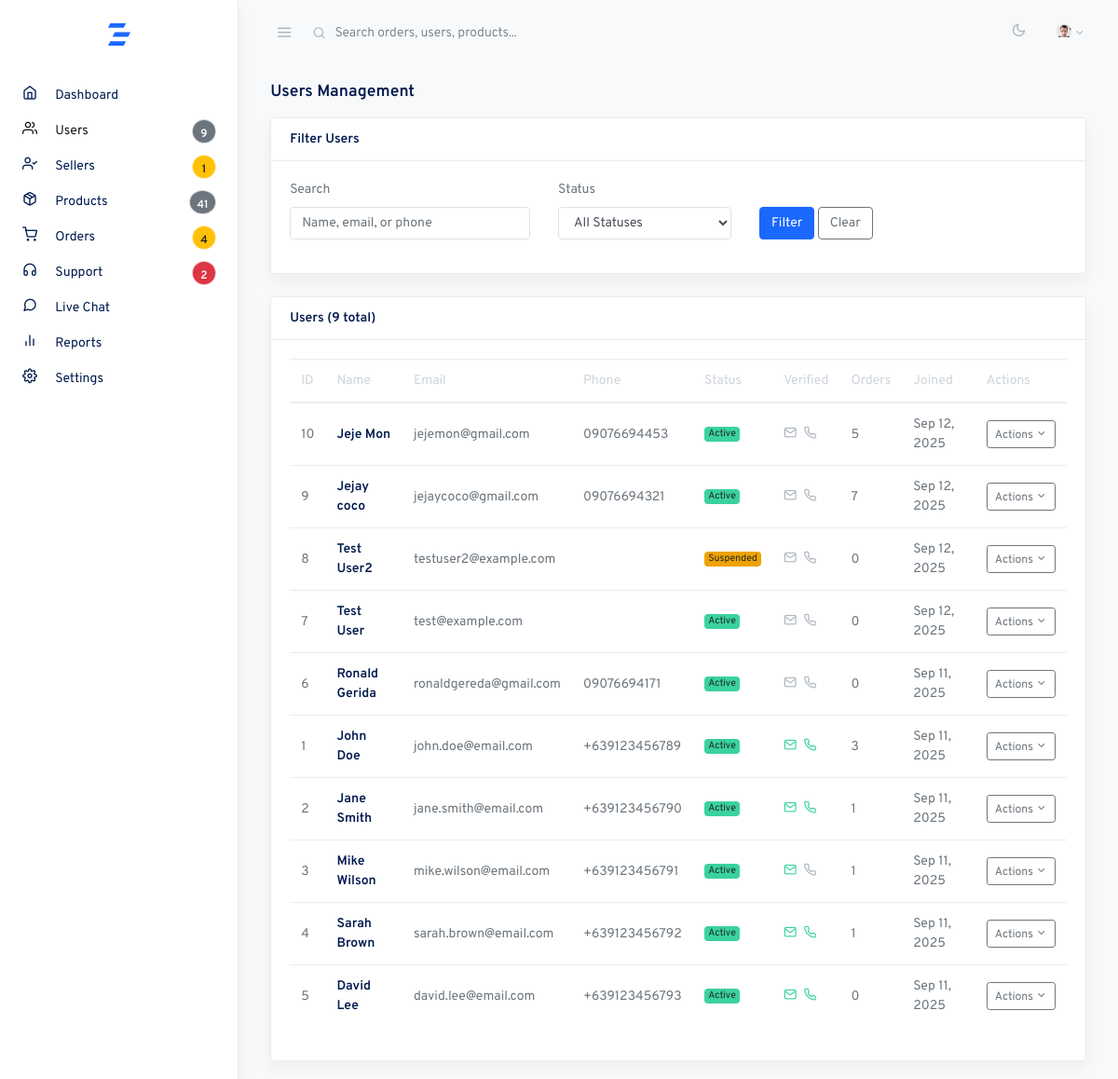
/admin/users.php (signed in), run on the app's committed database.
### tables this page shows
CREATE TABLE `users` (
  `id` bigint(20) NOT NULL,
  `email` varchar(255) NOT NULL,
  `password_hash` varchar(255) NOT NULL,
  `phone` varchar(20) DEFAULT NULL,
  `profile_image` varchar(255) DEFAULT NULL,
  `first_name` varchar(100) DEFAULT NULL,
  `last_name` varchar(100) DEFAULT NULL,
  `date_of_birth` date DEFAULT NULL,
  `gender` enum('male','female','other') DEFAULT NULL,
  `email_verified` tinyint(1) DEFAULT 0,
  `phone_verified` tinyint(1) DEFAULT 0,
  `status` enum('active','suspended','deleted') DEFAULT 'active',
  `created_at` timestamp NOT NULL DEFAULT current_timestamp(),
  `updated_at` timestamp NOT NULL DEFAULT current_timestamp() ON UPDATE current_timestamp(),
  `deleted_at` timestamp NULL DEFAULT NULL
);

### admin/users.php (the view, shortened to what this page needs)
<?php
require_once 'config/database.php';
$search = $_GET['search'] ?? '';
$page = max(1, (int)($_GET['page'] ?? 1));
$per_page = 20;
$offset = ($page - 1) * $per_page;
$where_conditions = [];
$params = [];
$where_clause = empty($where_conditions) ? '' : 'WHERE ' . implode(' AND ', $where_conditions);
try {
    $stmt = $pdo->prepare("
        SELECT id, email, phone, first_name, last_name, status, email_verified, phone_verified, created_at,
               (SELECT COUNT(*) FROM orders WHERE user_id = users.id) as total_orders
        FROM users
        $where_clause
        ORDER BY created_at DESC
        LIMIT $per_page OFFSET $offset
    ");
    $stmt->execute($params);
    $users = $stmt->fetchAll();
} catch (PDOException $e) {
    $error_message = 'Error fetching users data.';
    $users = [];
    $total_users = 0;
    $total_pages = 0;
}
include 'includes/layout_start.php';
?>
                        <div class="row align-items-center mb-2">
                            <div class="col">
                                <h2 class="h5 page-title">Users Management</h2>
                            </div>
                        </div>
                        <div class="card shadow mb-4">
                            <div class="card-header">
                                <strong class="card-title">Filter Users</strong>
                            </div>
                            <div class="card-body">
                                <form method="GET" action="">
                                    <div class="row">
                                        <div class="col-md-4">
                                            <div class="form-group">
                                                <label for="search">Search</label>
                                                <input type="text" class="form-control" id="search" name="search"
                                                       value="<?php echo htmlspecialchars($search); ?>"
                                                       placeholder="Name, email, or phone">
                                            </div>
                                        </div>
                                        <div class="col-md-3">
                                            <div class="form-group">
                                                <label for="status">Status</label>
                                                <select class="form-control" id="status" name="status">
                                                    <option value="">All Statuses</option>
                                                </select>
                                            </div>
                                        </div>
                                        <div class="col-md-3">
                                            <div class="form-group">
                                                <label>&nbsp;</label>
                                                <div>
                                                    <button type="submit" class="btn btn-primary">Filter</button>
                                                    <a href="users.php" class="btn btn-outline-secondary">Clear</a>
                                                </div>
                                            </div>
                                        </div>
                                    </div>
                                </form>
                            </div>
                        </div>
                        <div class="card shadow">
                            <div class="card-header">
                                <strong class="card-title">Users (<?php echo number_format($total_users); ?> total)</strong>
                            </div>
                            <div class="card-body">
                                <?php if (empty($users)): ?>
                                    <p class="text-muted text-center py-4">No users found.</p>
                                <?php else: ?>
                                    <div class="table-responsive">
                                        <table class="table table-hover">
                                            <thead>
                                                <tr>
                                                    <th>ID</th>
                                                    <th>Name</th>
                                                    <th>Email</th>
                                                    <th>Phone</th>
                                                    <th>Status</th>
                                                    <th>Verified</th>
                                                    <th>Orders</th>
                                                    <th>Joined</th>
                                                    <th>Actions</th>
                                                </tr>
                                            </thead>
                                            <tbody>
                                                <?php foreach ($users as $user): ?>
                                                    <tr>
                                                        <td><?php echo $user['id']; ?></td>
                                                        <td>
                                                            <strong><?php echo htmlspecialchars($user['first_name'] . ' ' . $user['last_name']); ?></strong>
                                                        </td>
                                                        <td><?php echo htmlspecialchars($user['email']); ?></td>
                                                        <td><?php echo htmlspecialchars($user['phone']); ?></td>
                                                        <td>
                                                            <span class="badge badge-<?php
                                                                echo $user['status'] === 'active' ? 'success' :
                                                                    ($user['status'] === 'suspended' ? 'warning' : 'danger');
                                                            ?>">
                                                                <?php echo ucfirst($user['status']); ?>
                                                            </span>
                                                        </td>
                                                        <td>
                                                            <?php if ($user['email_verified']): ?>
                                                                <i class="fe fe-mail text-success" title="Email verified"></i>
                                                            <?php else: ?>
                                                                <i class="fe fe-mail text-muted" title="Email not verified"></i>
                                                            <?php endif; ?>
                                                            <?php if ($user['phone_verified']): ?>
                                                                <i class="fe fe-phone text-success ml-1" title="Phone verified"></i>
                                                            <?php else: ?>
                                                                <i class="fe fe-phone text-muted ml-1" title="Phone not verified"></i>
                                                            <?php endif; ?>
                                                        </td>
                                                        <td><?php echo number_format($user['total_orders']); ?></td>
                                                        <td><?php echo date('M d, Y', strtotime($user['created_at'])); ?></td>
                                                        <td>
                                                            <div class="dropdown">
                                                                <button class="btn btn-sm btn-outline-secondary dropdown-toggle" type="button" data-toggle="dropdown">
                                                                    Actions
                                                                </button>
                                                            </div>
                                                        </td>
                                                    </tr>
                                                <?php endforeach; ?>
                                            </tbody>
                                        </table>
                                    </div>
                                <?php endif; ?>
                            </div>
                        </div>
<?php include 'includes/layout_end.php'; ?>

### admin/css/feather.css (style rules this page uses)
.fe { font-family: "feather" !important; speak: none; font-style: normal; font-weight: normal; font-variant: normal; text-transform: none; line-height: 1; -webkit-font-smoothing: antialiased; -moz-osx-font-smoothing: grayscale; }
.fe-mail:before { content: ""; }
.fe-phone:before { content: ""; }

### data on the page
users: id "10", first_name+last_name "Jeje Mon", email "jejemon@gmail.com", phone "09076694453", status "Active", email_verified 0 (drawn), phone_verified 0 (drawn), total_orders "5", created_at "Sep 12, 2025"
users: id "9", first_name+last_name "Jejay coco", email "jejaycoco@gmail.com", phone "09076694321", status "Active", email_verified 0 (drawn), phone_verified 0 (drawn), total_orders "7", created_at "Sep 12, 2025"
users: id "8", first_name+last_name "Test User2", email "testuser2@example.com", status "Suspended", email_verified 0 (drawn), phone_verified 0 (drawn), total_orders "0", created_at "Sep 12, 2025"
users: id "7", first_name+last_name "Test User", email "test@example.com", status "Active", email_verified 0 (drawn), phone_verified 0 (drawn), total_orders "0", created_at "Sep 12, 2025"
users: id "6", first_name+last_name "Ronald Gerida", email "ronaldgereda@gmail.com", phone "09076694171", status "Active", email_verified 0 (drawn), phone_verified 0 (drawn), total_orders "0", created_at "Sep 11, 2025"
users: id "1", first_name+last_name "John Doe", email "john.doe@email.com", phone "+639123456789", status "Active", email_verified 1 (drawn), phone_verified 1 (drawn), total_orders "3", created_at "Sep 11, 2025"
users: id "2", first_name+last_name "Jane Smith", email "jane.smith@email.com", phone "+639123456790", status "Active", email_verified 1 (drawn), phone_verified 1 (drawn), total_orders "1", created_at "Sep 11, 2025"
users: id "3", first_name+last_name "Mike Wilson", email "mike.wilson@email.com", phone "+639123456791", status "Active", email_verified 1 (drawn), phone_verified 0 (drawn), total_orders "1", created_at "Sep 11, 2025"
users: id "4", first_name+last_name "Sarah Brown", email "sarah.brown@email.com", phone "+639123456792", status "Active", email_verified 1 (drawn), phone_verified 1 (drawn), total_orders "1", created_at "Sep 11, 2025"
users: id "5", first_name+last_name "David Lee", email "david.lee@email.com", phone "+639123456793", status "Active", email_verified 1 (drawn), phone_verified 1 (drawn), total_orders "0", created_at "Sep 11, 2025"

### other printed values
$total_users "9"
$pending_sellers "1"
$total_products "41"
$pending_orders "4"
$open_tickets "2"
